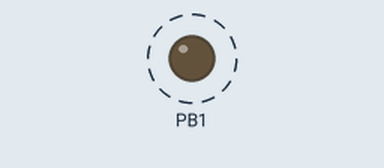
Simulated run of this sketch. Board: ATtiny85, built with avr-gcc and run on an emulated ATtiny85. Shown: output pins drawn as LEDs (lit = HIGH). Dashed ring = blinking.

Above: at 1.89 s.
Timing chart, 0 to 4.8 s (numbered marks = the images above):
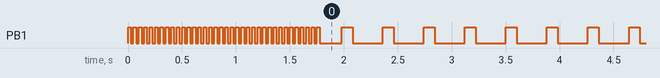

Measured:
- by itself, PB1: goes 35 × (LOW 0.03 s, HIGH 0.03 s), LOW 0.21 s, 336 × (HIGH 0.10 s, LOW 0.28 s), HIGH 0.10 s, then LOW

The sketch:

new-f-spam.ino
```cpp
#include "DigiKeyboard.h"

void setup() {
 pinMode(1, OUTPUT);


digitalWrite(1, HIGH);
  delay(25);
  digitalWrite(1, LOW);
  delay(25);
digitalWrite(1, HIGH);
  delay(25);
  digitalWrite(1, LOW);
  delay(25);
digitalWrite(1, HIGH);
  delay(25);
  digitalWrite(1, LOW);
  delay(25);
digitalWrite(1, HIGH);
  delay(25);
  digitalWrite(1, LOW);
  delay(25);
digitalWrite(1, HIGH);
  delay(25);
  digitalWrite(1, LOW);
  delay(25);
digitalWrite(1, HIGH);
  delay(25);
  digitalWrite(1, LOW);
  delay(25);
digitalWrite(1, HIGH);
  delay(25);
  digitalWrite(1, LOW);
  delay(25);
digitalWrite(1, HIGH);
  delay(25);
  digitalWrite(1, LOW);
  delay(25);
digitalWrite(1, HIGH);
  delay(25);
  digitalWrite(1, LOW);
  delay(25);
digitalWrite(1, HIGH);
  delay(25);
  digitalWrite(1, LOW);
  delay(25);
digitalWrite(1, HIGH);
  delay(25);
  digitalWrite(1, LOW);
  delay(25);
digitalWrite(1, HIGH);
  delay(25);
  digitalWrite(1, LOW);
  delay(25);
digitalWrite(1, HIGH);
  delay(25);
  digitalWrite(1, LOW);
  delay(25);
digitalWrite(1, HIGH);
  delay(25);
  digitalWrite(1, LOW);
  delay(25);
digitalWrite(1, HIGH);
  delay(25);
  digitalWrite(1, LOW);
  delay(25);
digitalWrite(1, HIGH);
  delay(25);
  digitalWrite(1, LOW);
  delay(25);
  digitalWrite(1, HIGH);
  delay(25);
  digitalWrite(1, LOW);
  delay(25);
digitalWrite(1, HIGH);
  delay(25);
  digitalWrite(1, LOW);
  delay(25);
digitalWrite(1, HIGH);
  delay(25);
  digitalWrite(1, LOW);
  delay(25);
digitalWrite(1, HIGH);
  delay(25);
  digitalWrite(1, LOW);
  delay(25);
digitalWrite(1, HIGH);
  delay(25);
  digitalWrite(1, LOW);
  delay(25);
digitalWrite(1, HIGH);
  delay(25);
  digitalWrite(1, LOW);
  delay(25);
digitalWrite(1, HIGH);
  delay(25);
  digitalWrite(1, LOW);
  delay(25);
digitalWrite(1, HIGH);
  delay(25);
  digitalWrite(1, LOW);
  delay(25);
digitalWrite(1, HIGH);
  delay(25);
  digitalWrite(1, LOW);
  delay(25);
digitalWrite(1, HIGH);
  delay(25);
  digitalWrite(1, LOW);
  delay(25);
digitalWrite(1, HIGH);
  delay(25);
  digitalWrite(1, LOW);
  delay(25);
digitalWrite(1, HIGH);
  delay(25);
  digitalWrite(1, LOW);
  delay(25);
digitalWrite(1, HIGH);
  delay(25);
  digitalWrite(1, LOW);
  delay(25);
digitalWrite(1, HIGH);
  delay(25);
  digitalWrite(1, LOW);
  delay(25);
digitalWrite(1, HIGH);
  delay(25);
  digitalWrite(1, LOW);
  delay(25);
digitalWrite(1, HIGH);
  delay(25);
  digitalWrite(1, LOW);
  delay(25);
digitalWrite(1, HIGH);
  delay(25);
  digitalWrite(1, LOW);
  delay(25);
digitalWrite(1, HIGH);
  delay(25);
  digitalWrite(1, LOW);
  delay(25);
digitalWrite(1, HIGH);
  delay(25);
  digitalWrite(1, LOW);
  delay(25);
digitalWrite(1, HIGH);
  delay(25);
  digitalWrite(1, LOW);
  delay(25);


}

void loop() {


  DigiKeyboard.sendKeyStroke(0);
  DigiKeyboard.delay(30);


  DigiKeyboard.sendKeyStroke(0, MOD_CONTROL_LEFT);
  DigiKeyboard.delay(50);


  DigiKeyboard.sendKeyStroke(0, MOD_CONTROL_LEFT | MOD_SHIFT_LEFT);
  DigiKeyboard.delay(50);


  DigiKeyboard.sendKeyStroke(KEY_N, MOD_CONTROL_LEFT | MOD_SHIFT_LEFT);
  DigiKeyboard.delay(50);
     DigiKeyboard.sendKeyStroke(KEY_ENTER);

     digitalWrite(1, HIGH);
  delay(100);
  digitalWrite(1, LOW);
  delay(100);


}
```
